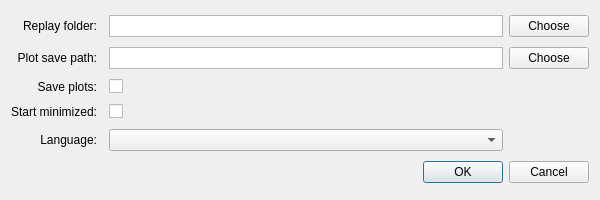
<?xml version="1.0" encoding="UTF-8"?>
<ui version="4.0">
 <class>PreferencesDialog</class>
 <widget class="QDialog" name="PreferencesDialog">
  <property name="geometry">
   <rect>
    <x>0</x>
    <y>0</y>
    <width>600</width>
    <height>200</height>
   </rect>
  </property>
  <property name="windowTitle">
   <string>Preferences</string>
  </property>
  <layout class="QGridLayout" name="gridLayout">
   <item row="2" column="2">
    <widget class="QCheckBox" name="autosaveCheck">
     <property name="text">
      <string/>
     </property>
    </widget>
   </item>
   <item row="2" column="0">
    <widget class="QLabel" name="label_3">
     <property name="text">
      <string>Save plots:</string>
     </property>
     <property name="alignment">
      <set>Qt::AlignmentFlag::AlignRight|Qt::AlignmentFlag::AlignTrailing|Qt::AlignmentFlag::AlignVCenter</set>
     </property>
    </widget>
   </item>
   <item row="4" column="2">
    <widget class="QComboBox" name="languageComboBox"/>
   </item>
   <item row="3" column="0">
    <widget class="QLabel" name="label_5">
     <property name="text">
      <string>Start minimized:</string>
     </property>
     <property name="alignment">
      <set>Qt::AlignmentFlag::AlignRight|Qt::AlignmentFlag::AlignTrailing|Qt::AlignmentFlag::AlignVCenter</set>
     </property>
    </widget>
   </item>
   <item row="4" column="0">
    <widget class="QLabel" name="label_4">
     <property name="text">
      <string>Language:</string>
     </property>
     <property name="alignment">
      <set>Qt::AlignmentFlag::AlignRight|Qt::AlignmentFlag::AlignTrailing|Qt::AlignmentFlag::AlignVCenter</set>
     </property>
    </widget>
   </item>
   <item row="0" column="0">
    <widget class="QLabel" name="label">
     <property name="text">
      <string>Replay folder:</string>
     </property>
     <property name="alignment">
      <set>Qt::AlignmentFlag::AlignRight|Qt::AlignmentFlag::AlignTrailing|Qt::AlignmentFlag::AlignVCenter</set>
     </property>
    </widget>
   </item>
   <item row="1" column="2">
    <widget class="QPlainTextEdit" name="plotSavePathTextEdit">
     <property name="sizePolicy">
      <sizepolicy hsizetype="Expanding" vsizetype="Ignored">
       <horstretch>0</horstretch>
       <verstretch>0</verstretch>
      </sizepolicy>
     </property>
     <property name="verticalScrollBarPolicy">
      <enum>Qt::ScrollBarPolicy::ScrollBarAlwaysOff</enum>
     </property>
     <property name="horizontalScrollBarPolicy">
      <enum>Qt::ScrollBarPolicy::ScrollBarAlwaysOff</enum>
     </property>
    </widget>
   </item>
   <item row="0" column="2">
    <widget class="QPlainTextEdit" name="replayFolderTextEdit">
     <property name="sizePolicy">
      <sizepolicy hsizetype="Expanding" vsizetype="Ignored">
       <horstretch>0</horstretch>
       <verstretch>0</verstretch>
      </sizepolicy>
     </property>
     <property name="verticalScrollBarPolicy">
      <enum>Qt::ScrollBarPolicy::ScrollBarAlwaysOff</enum>
     </property>
     <property name="horizontalScrollBarPolicy">
      <enum>Qt::ScrollBarPolicy::ScrollBarAlwaysOff</enum>
     </property>
     <property name="readOnly">
      <bool>true</bool>
     </property>
    </widget>
   </item>
   <item row="5" column="0" colspan="4">
    <widget class="QDialogButtonBox" name="okButton">
     <property name="orientation">
      <enum>Qt::Orientation::Horizontal</enum>
     </property>
     <property name="standardButtons">
      <set>QDialogButtonBox::StandardButton::Cancel|QDialogButtonBox::StandardButton::Ok</set>
     </property>
    </widget>
   </item>
   <item row="0" column="3">
    <widget class="QPushButton" name="chooseReplayFolder">
     <property name="text">
      <string>Choose</string>
     </property>
    </widget>
   </item>
   <item row="1" column="0">
    <widget class="QLabel" name="label_2">
     <property name="text">
      <string>Plot save path:</string>
     </property>
     <property name="alignment">
      <set>Qt::AlignmentFlag::AlignRight|Qt::AlignmentFlag::AlignTrailing|Qt::AlignmentFlag::AlignVCenter</set>
     </property>
    </widget>
   </item>
   <item row="1" column="3">
    <widget class="QPushButton" name="choosePlotSavePath">
     <property name="text">
      <string>Choose</string>
     </property>
    </widget>
   </item>
   <item row="3" column="2">
    <widget class="QCheckBox" name="startMinimizedCheck">
     <property name="text">
      <string/>
     </property>
    </widget>
   </item>
  </layout>
 </widget>
 <resources/>
 <connections>
  <connection>
   <sender>okButton</sender>
   <signal>accepted()</signal>
   <receiver>PreferencesDialog</receiver>
   <slot>accept()</slot>
   <hints>
    <hint type="sourcelabel">
     <x>248</x>
     <y>254</y>
    </hint>
    <hint type="destinationlabel">
     <x>157</x>
     <y>274</y>
    </hint>
   </hints>
  </connection>
  <connection>
   <sender>okButton</sender>
   <signal>rejected()</signal>
   <receiver>PreferencesDialog</receiver>
   <slot>reject()</slot>
   <hints>
    <hint type="sourcelabel">
     <x>316</x>
     <y>260</y>
    </hint>
    <hint type="destinationlabel">
     <x>286</x>
     <y>274</y>
    </hint>
   </hints>
  </connection>
 </connections>
</ui>
